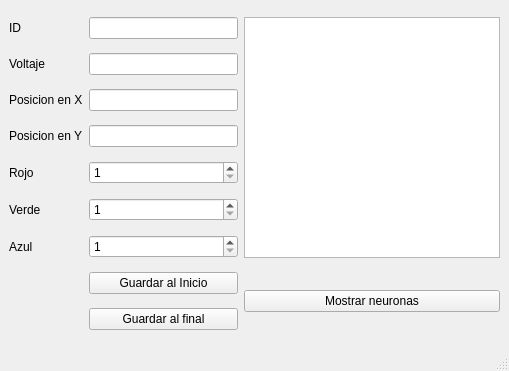
<?xml version="1.0" encoding="UTF-8"?>
<ui version="4.0">
 <class>MainWindow</class>
 <widget class="QMainWindow" name="MainWindow">
  <property name="geometry">
   <rect>
    <x>0</x>
    <y>0</y>
    <width>509</width>
    <height>371</height>
   </rect>
  </property>
  <property name="windowTitle">
   <string>MainWindow</string>
  </property>
  <widget class="QWidget" name="centralwidget">
   <layout class="QGridLayout" name="gridLayout">
    <item row="0" column="0">
     <widget class="QLabel" name="label">
      <property name="text">
       <string>ID</string>
      </property>
     </widget>
    </item>
    <item row="0" column="1">
     <widget class="QLineEdit" name="lineEdit"/>
    </item>
    <item row="0" column="2" rowspan="7">
     <widget class="QPlainTextEdit" name="plainTextEdit"/>
    </item>
    <item row="1" column="0">
     <widget class="QLabel" name="label_2">
      <property name="text">
       <string>Voltaje</string>
      </property>
     </widget>
    </item>
    <item row="1" column="1">
     <widget class="QLineEdit" name="lineEdit_2"/>
    </item>
    <item row="2" column="0">
     <widget class="QLabel" name="label_3">
      <property name="text">
       <string>Posicion en X</string>
      </property>
     </widget>
    </item>
    <item row="2" column="1">
     <widget class="QLineEdit" name="lineEdit_3"/>
    </item>
    <item row="3" column="0">
     <widget class="QLabel" name="label_5">
      <property name="text">
       <string>Posicion en Y</string>
      </property>
     </widget>
    </item>
    <item row="3" column="1">
     <widget class="QLineEdit" name="lineEdit_4"/>
    </item>
    <item row="4" column="0">
     <widget class="QLabel" name="label_4">
      <property name="text">
       <string>Rojo</string>
      </property>
     </widget>
    </item>
    <item row="4" column="1">
     <widget class="QSpinBox" name="spinBox">
      <property name="minimum">
       <number>1</number>
      </property>
      <property name="maximum">
       <number>255</number>
      </property>
     </widget>
    </item>
    <item row="5" column="0">
     <widget class="QLabel" name="label_6">
      <property name="text">
       <string>Verde</string>
      </property>
     </widget>
    </item>
    <item row="5" column="1">
     <widget class="QSpinBox" name="spinBox_2">
      <property name="minimum">
       <number>1</number>
      </property>
      <property name="maximum">
       <number>255</number>
      </property>
     </widget>
    </item>
    <item row="6" column="0">
     <widget class="QLabel" name="label_7">
      <property name="text">
       <string>Azul</string>
      </property>
     </widget>
    </item>
    <item row="6" column="1">
     <widget class="QSpinBox" name="spinBox_3">
      <property name="minimum">
       <number>1</number>
      </property>
      <property name="maximum">
       <number>255</number>
      </property>
     </widget>
    </item>
    <item row="7" column="1">
     <widget class="QPushButton" name="pushButton">
      <property name="text">
       <string>Guardar al Inicio</string>
      </property>
     </widget>
    </item>
    <item row="7" column="2" rowspan="2">
     <widget class="QPushButton" name="pushButton_3">
      <property name="text">
       <string>Mostrar neuronas</string>
      </property>
     </widget>
    </item>
    <item row="8" column="1">
     <widget class="QPushButton" name="pushButton_2">
      <property name="text">
       <string>Guardar al final</string>
      </property>
     </widget>
    </item>
   </layout>
  </widget>
  <widget class="QMenuBar" name="menubar">
   <property name="geometry">
    <rect>
     <x>0</x>
     <y>0</y>
     <width>509</width>
     <height>21</height>
    </rect>
   </property>
  </widget>
  <widget class="QStatusBar" name="statusbar"/>
 </widget>
 <resources/>
 <connections/>
</ui>
